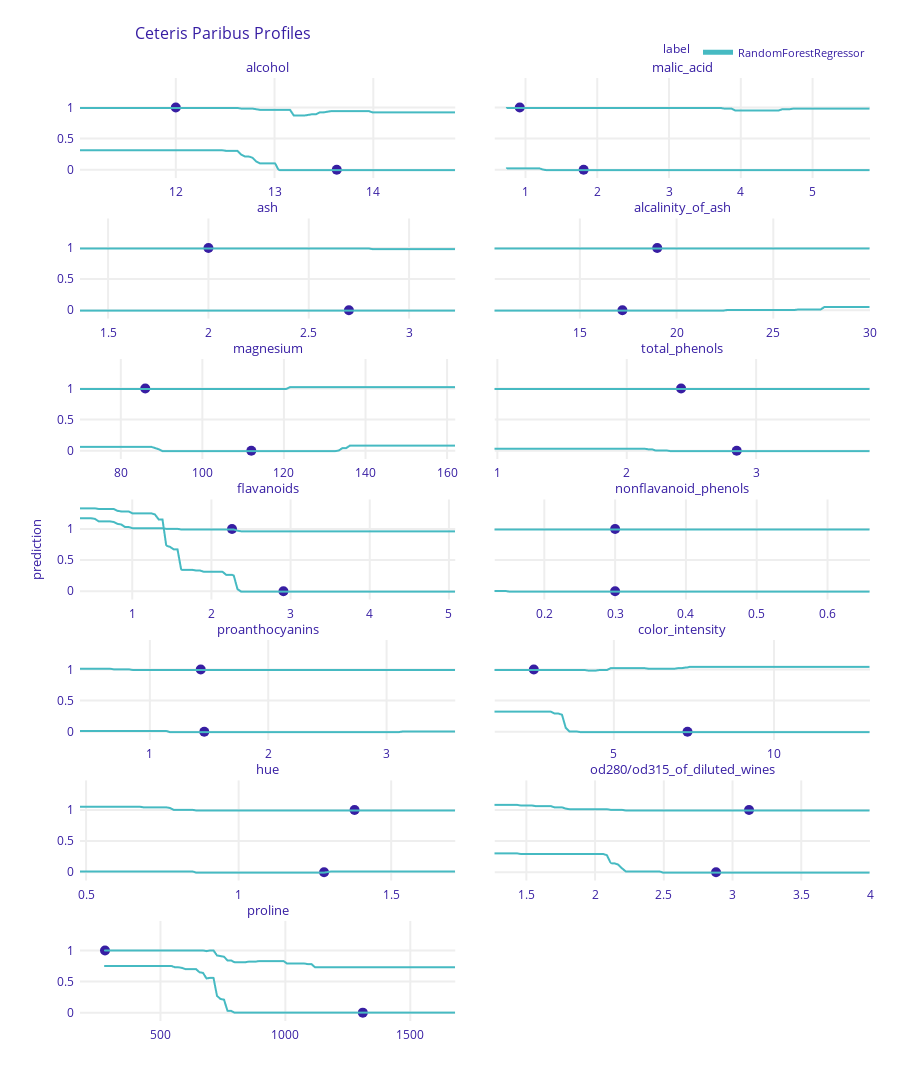

Write notebook code for a chart like this one.
### Markdown cell above
We can also create similar plots for single rows. Here for each column, we present what would be the output from the model assuming we keep all remaining values and change the value of this one selected feature.

### Code cell
exp.predict_profile(x.iloc[[15,80]]).plot()
